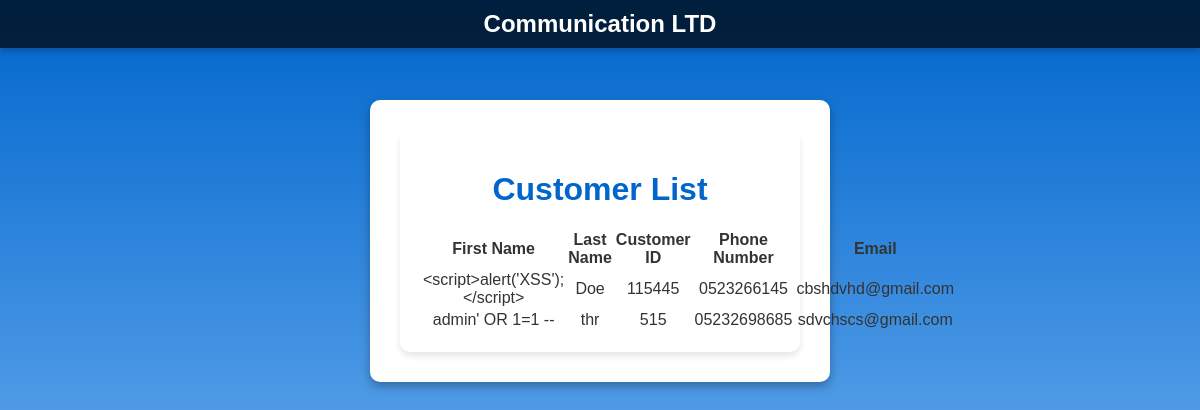
/customer_list/ (signed in), run on an earlier commit of the app's database.
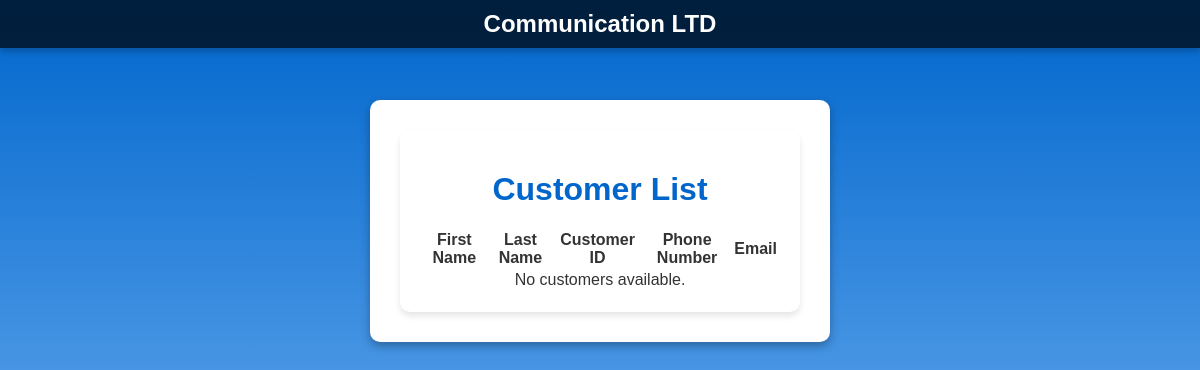
And on a later commit of the database.
### users/models.py (models this page shows, shortened)
class Customer(models.Model):
    first_name = models.CharField(max_length=100)
    last_name = models.CharField(max_length=100)
    customer_id = models.CharField(max_length=25)
    phone_number = models.CharField(max_length=15)  # אם צריך להכליל קידומת
    email = models.EmailField(unique=True)

### users/views.py (the view)
# urls.py: path('customer_list/', views.customer_list, name='customer_list'),
@login_required
def customer_list(request):
    customers = Customer.objects.all()  # שליפת כל הלקוחות
    return render(request, 'customer_list.html', {'customers': customers})

### templates/customer_list.html (shortened to what this page needs)
{% extends 'base.html' %}
{% block content %}
<div class="form-container">
    <h1>Customer List</h1>
    <table>
        <thead>
            <tr>
                <th>First Name</th>
                <th>Last Name</th>
                <th>Customer ID</th>
                <th>Phone Number</th>
                <th>Email</th>
            </tr>
        </thead>
        <tbody>
            {% for customer in customers %}
            <tr>
                <td>{{ customer.first_name }}</td>
                <td>{{ customer.last_name }}</td>
                <td>{{ customer.customer_id }}</td>
                <td>{{ customer.phone_number }}</td>
                <td>{{ customer.email }}</td>
            </tr>
            {% empty %}
            <tr>
                <td colspan="5">No customers available.</td>
            </tr>
            {% endfor %}
        </tbody>
    </table>
</div>
{% endblock %}

### templates/base.html (shortened to what this page needs)
{% load static %}
<!DOCTYPE html>
<html lang="en">
<head>
    <link rel="stylesheet" href="{% static 'css/styles.css' %}">
</head>
<body>
    <header>
        <h1>Communication LTD</h1>
    </header>
    <main class="container">
        {% block content %}{% endblock %}
    </main>
</body>
</html>

### static/css/styles.css (style rules this page uses)
body { font-family: Arial, sans-serif; margin: 0; padding: 0; background: linear-gradient(to bottom, #0066cc, #99ccff); color: white; display: flex; flex-direction: column; justify-content: flex-start; align-items: center; min-height: 100vh; }
header { text-align: center; background: rgba(0, 0, 0, 0.7); padding: 10px 0; width: 100%; box-shadow: 0 4px 6px rgba(0, 0, 0, 0.2); position: fixed; top: 0; z-index: 1000; }
header h1 { margin: 0; color: white; font-size: 1.5rem; }
.container { text-align: center; background: white; padding: 30px; border-radius: 10px; box-shadow: 0 4px 10px rgba(0, 0, 0, 0.3); width: 90%; max-width: 400px; margin-top: 100px; color: #333; }
h1 { margin-bottom: 20px; color: #0066cc; }
.form-container { background: white; padding: 20px; border-radius: 10px; box-shadow: 0 4px 6px rgba(0, 0, 0, 0.1); width: 90%; max-width: 400px; margin: auto; }

What changed in the data, as far as the page shows it:
removed Customer: first_name "<script>alert('XSS');</script>", last_name "Doe", customer_id "115445", phone_number "0523266145", email "cbshdvhd@gmail.com"
removed Customer: first_name "admin' OR 1=1 --", last_name "thr", customer_id "515", phone_number "05232698685", email "sdvchscs@gmail.com"
Also different on the page:
text now shown: "No customers available."
